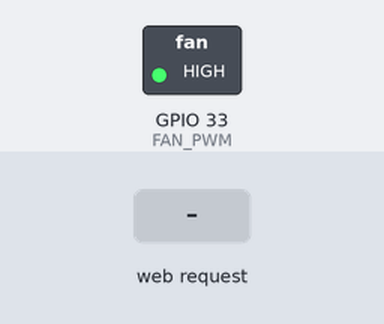
This sketch was run on a simulated ESP32. Parts: switched loads named in the sketch (green lamp = pin HIGH). The inputs (shaded band) are chosen by the test bench. What the sketch prints to the serial monitor is not drawn.

Above: at 1.2 s.
1.3 s: HTTP request GET /speed?value=1 received
At 2.5 s:
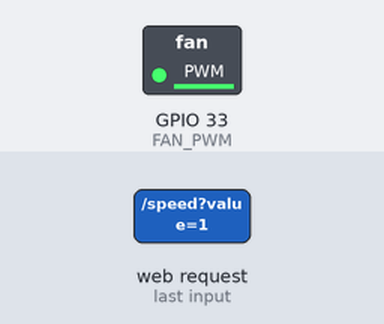
2.8 s: HTTP request GET /speed?value=120 received
At 3.8 s:
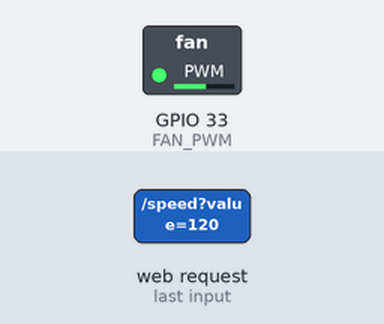
Timing chart, 0 to 5.8 s (numbered marks = the images above; inputs shaded):
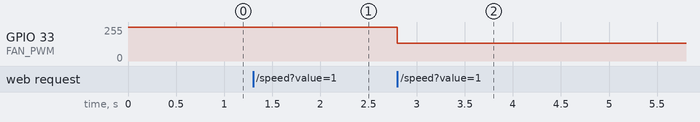

The sketch:

code.ino
```cpp
#include <WiFi.h>
#include <WebServer.h>

#define FAN_PWM 33

const char* ssid     = "SmartCoolingSystem";
const char* password = "12345678";

WebServer server(80);

int  fanSpeed  = 0;
bool ecoMode   = false;
bool fanRunning = false;
unsigned long fanStartTime = 0;
unsigned long totalRunTime = 0;

void updateRuntime() {
  if (fanSpeed > 0 && !fanRunning) {
    fanRunning    = true;
    fanStartTime  = millis();
  }
  if (fanSpeed == 0 && fanRunning) {
    fanRunning   = false;
    totalRunTime += millis() - fanStartTime;
  }
}

unsigned long getCurrentRuntime() {
  return fanRunning ? totalRunTime + (millis() - fanStartTime) : totalRunTime;
}

void applyFan() {
  updateRuntime();
  int actual = fanSpeed;
  if (ecoMode && actual > 180) actual = 180;
  ledcWrite(FAN_PWM, map(actual, 0, 255, 255, 0));
  Serial.printf("Speed: %d | Eco: %s\n", actual, ecoMode ? "ON" : "OFF");
}

void handleRoot() {
  const char* page = R"rawhtml(
<!DOCTYPE html>
<html lang="en" data-theme="light">
<head>
<meta charset="UTF-8">
<meta name="viewport" content="width=device-width,initial-scale=1">
<title>Smart Cooling System</title>
<link rel="preconnect" href="https://fonts.googleapis.com">
<link href="https://fonts.googleapis.com/css2?family=Share+Tech+Mono&family=Barlow:wght@300;400;500&display=swap" rel="stylesheet">
<style>
*{box-sizing:border-box;margin:0;padding:0}

html[data-theme="light"]{
  --bg:#dbeeff;
  --card:#fff;
  --border:#b8d8f5;
  --text:#1a2a3a;
  --text-muted:#8aaecc;
  --text-dim:#6a8faf;
  --text-dark:#2a4a6a;
  --accent:#1877c8;
  --accent-bg:#e8f3fd;
  --accent-text:#0c447c;
  --input-track:#c8def0;
  --preset-bg:#f0f7ff;
  --row-border:#e8f0f8;
  --blade:#378ADD;
  --hub:#185FA5;
  --svg-ring:#d0e8f8;
  --rpm-color:#a0bfd8;
  --eco-off-bg:#f0f5fa;
  --toggle-bg:#1877c8;
  --toggle-icon:"☀";
}
html[data-theme="dark"]{
  --bg:#0a0f1a;
  --card:#111827;
  --border:#1e3050;
  --text:#e0eaf8;
  --text-muted:#4a6a8a;
  --text-dim:#3a5a7a;
  --text-dark:#a0c0e0;
  --accent:#378ADD;
  --accent-bg:#0d1f35;
  --accent-text:#85B7EB;
  --input-track:#1e3050;
  --preset-bg:#0d1624;
  --row-border:#1a2a3a;
  --blade:#185FA5;
  --hub:#0C447C;
  --svg-ring:#1a2f4a;
  --rpm-color:#3a5a7a;
  --eco-off-bg:#0d1624;
  --toggle-bg:#253555;
  --toggle-icon:"☽";
}

body{font-family:'Barlow',sans-serif;background:var(--bg);color:var(--text);min-height:100vh;padding:20px 16px;transition:background .25s,color .25s}
.wrap{max-width:460px;margin:0 auto;display:grid;gap:14px}

.header{display:flex;align-items:center;justify-content:space-between;background:var(--card);border:0.5px solid var(--border);border-radius:12px;padding:14px 18px;transition:background .25s,border-color .25s}
.header h1{font-size:16px;font-weight:500;color:var(--text);letter-spacing:.02em}
.header p{font-size:11px;color:var(--text-dim);margin-top:2px;letter-spacing:.08em;text-transform:uppercase}
.header-right{display:flex;align-items:center;gap:10px}
.dot{width:8px;height:8px;border-radius:50%;background:var(--accent);display:inline-block;margin-right:6px;animation:pulse 2s infinite}
@keyframes pulse{0%,100%{opacity:1}50%{opacity:.35}}
.online{font-family:'Share Tech Mono',monospace;font-size:11px;color:var(--accent);display:flex;align-items:center}

.theme-btn{width:32px;height:32px;border-radius:50%;background:var(--toggle-bg);border:0.5px solid var(--border);cursor:pointer;font-size:14px;display:flex;align-items:center;justify-content:center;transition:all .2s;color:var(--text);flex-shrink:0}
.theme-btn:hover{border-color:var(--accent)}

.fan-section{background:var(--card);border:0.5px solid var(--border);border-radius:16px;display:flex;flex-direction:column;align-items:center;padding:20px 0 14px;transition:background .25s,border-color .25s}
.ring-wrap{position:relative;width:200px;height:200px}
.ring-wrap svg{width:100%;height:100%}
.blades-g{transform-origin:100px 100px}
.rpm-display{text-align:center;margin-top:10px}
.rpm-num{font-family:'Share Tech Mono',monospace;font-size:32px;color:var(--text)}
.rpm-sub{font-size:11px;color:var(--text-muted);letter-spacing:.12em;text-transform:uppercase;margin-top:3px}

.metrics{display:grid;grid-template-columns:repeat(3,1fr);gap:10px}
.met{background:var(--card);border:0.5px solid var(--border);border-radius:10px;padding:13px;transition:background .25s,border-color .25s}
.met-label{font-size:10px;letter-spacing:.08em;text-transform:uppercase;color:var(--text-muted);margin-bottom:5px}
.met-val{font-family:'Share Tech Mono',monospace;font-size:20px;color:var(--text)}
.met-val.blue{color:var(--accent)}
.met-val small{font-size:11px;color:var(--text-muted);margin-left:1px}

.ctrl{background:var(--card);border:0.5px solid var(--border);border-radius:14px;padding:18px;transition:background .25s,border-color .25s}
.ctrl-head{display:flex;align-items:center;justify-content:space-between;margin-bottom:14px}
.ctrl-title{font-size:11px;letter-spacing:.1em;text-transform:uppercase;color:var(--text-muted)}
.badge{font-family:'Share Tech Mono',monospace;font-size:12px;background:var(--accent-bg);border:0.5px solid var(--accent);border-radius:6px;padding:3px 10px;color:var(--accent)}
.eco-badge{font-family:'Share Tech Mono',monospace;font-size:11px;border-radius:6px;padding:3px 10px}
.eco-badge.on{background:var(--accent-bg);border:0.5px solid var(--accent);color:var(--accent)}
.eco-badge.off{background:var(--eco-off-bg);border:0.5px solid var(--border);color:var(--text-muted)}

input[type=range]{-webkit-appearance:none;appearance:none;width:100%;height:5px;border-radius:3px;outline:none;border:none;cursor:pointer;background:linear-gradient(to right,var(--accent) var(--p,0%),var(--input-track) var(--p,0%));transition:background .25s}
input[type=range]::-webkit-slider-thumb{-webkit-appearance:none;width:18px;height:18px;border-radius:50%;background:var(--card);border:2px solid var(--accent);cursor:pointer}
.ticks{display:flex;justify-content:space-between;margin-top:5px}
.tick{font-family:'Share Tech Mono',monospace;font-size:10px;color:var(--text-muted)}

.presets{display:grid;grid-template-columns:repeat(5,1fr);gap:7px;margin-top:14px}
.preset{background:var(--preset-bg);border:0.5px solid var(--border);border-radius:7px;padding:9px 4px;font-family:'Barlow',sans-serif;font-size:11px;color:var(--text-dim);cursor:pointer;text-align:center;transition:all .12s;letter-spacing:.04em}
.preset:hover{border-color:var(--accent);color:var(--accent)}
.preset.active{background:var(--accent-bg);border-color:var(--accent);color:var(--accent-text)}
.preset.danger{background:#1f0808;border-color:#7a2020;color:#e08080}
html[data-theme="light"] .preset.danger{background:#fff0f0;border-color:#e05555;color:#a32d2d}
.preset.danger:hover{border-color:#c0392b;color:#c0392b}

.dir-row{display:grid;grid-template-columns:1fr 1fr;gap:8px;margin-top:12px}
.dir{background:var(--preset-bg);border:0.5px solid var(--border);border-radius:8px;padding:11px;font-size:11px;letter-spacing:.06em;text-transform:uppercase;color:var(--text-dim);cursor:pointer;text-align:center;transition:all .12s}
.dir:hover{border-color:var(--accent);color:var(--accent)}
.dir.active{background:var(--accent-bg);border-color:var(--accent);color:var(--accent-text)}

.info-row{background:var(--card);border:0.5px solid var(--border);border-radius:10px;padding:12px 16px;transition:background .25s,border-color .25s}
.info-item{display:flex;justify-content:space-between;align-items:center;padding:5px 0;border-bottom:0.5px solid var(--row-border);font-size:12px}
.info-item:last-child{border-bottom:none}
.info-key{color:var(--text-muted);font-size:11px;letter-spacing:.05em}
.info-val{font-family:'Share Tech Mono',monospace;font-size:11px;color:var(--text-dark)}
</style>
</head>
<body>
<div class="wrap">

<div class="header">
  <div>
    <h1>Smart Cooling System</h1>
    <p>ESP32 &mdash; SoftAP Dashboard</p>
  </div>
  <div class="header-right">
    <div class="online"><span class="dot"></span>Online</div>
    <button class="theme-btn" id="theme-btn" onclick="toggleTheme()" title="Toggle dark/light mode">&#9790;</button>
  </div>
</div>

<div class="fan-section">
  <div class="ring-wrap">
    <svg viewBox="0 0 200 200" xmlns="http://www.w3.org/2000/svg">
      <circle cx="100" cy="100" r="90" fill="none" stroke="#d0e8f8" stroke-width="1" id="svg-ring"/>
      <circle cx="100" cy="100" r="90" fill="none" stroke="#1877c8" stroke-width="3"
        stroke-dasharray="565" id="arc" stroke-dashoffset="565"
        stroke-linecap="round" transform="rotate(-90 100 100)" style="transition:stroke-dashoffset .35s"/>
      <g id="blades" class="blades-g">
        <ellipse cx="100" cy="64" rx="15" ry="30" fill="#378ADD" opacity=".85" transform="rotate(0 100 100)" id="b1"/>
        <ellipse cx="100" cy="64" rx="15" ry="30" fill="#378ADD" opacity=".85" transform="rotate(90 100 100)" id="b2"/>
        <ellipse cx="100" cy="64" rx="15" ry="30" fill="#378ADD" opacity=".85" transform="rotate(180 100 100)" id="b3"/>
        <ellipse cx="100" cy="64" rx="15" ry="30" fill="#378ADD" opacity=".85" transform="rotate(270 100 100)" id="b4"/>
        <circle cx="100" cy="100" r="11" fill="#fff" stroke="#185FA5" stroke-width="1.5" id="hub"/>
      </g>
    </svg>
  </div>
  <div class="rpm-display">
    <div class="rpm-num" id="rpm-big">0 <span id="rpm-unit" style="font-size:15px;color:#a0bfd8">RPM</span></div>
    <div class="rpm-sub">estimated speed</div>
  </div>
</div>

<div class="metrics">
  <div class="met">
    <div class="met-label">Speed</div>
    <div class="met-val blue" id="m-spd">0<small>%</small></div>
  </div>
  <div class="met">
    <div class="met-label">PWM</div>
    <div class="met-val" id="m-pwm">255<small>/255</small></div>
  </div>
  <div class="met">
    <div class="met-label">Runtime</div>
    <div class="met-val" id="m-time" style="font-size:14px">00:00:00</div>
  </div>
</div>

<div class="ctrl">
  <div class="ctrl-head">
    <span class="ctrl-title">Speed control</span>
    <span class="badge" id="pct-badge">0%</span>
  </div>
  <input type="range" id="slider" min="0" max="255" value="0" step="1" oninput="onSlider(this.value)">
  <div class="ticks"><span class="tick">0</span><span class="tick">64</span><span class="tick">128</span><span class="tick">192</span><span class="tick">255</span></div>
  <div class="presets">
    <div class="preset active" onclick="setSpeed(0)">Off</div>
    <div class="preset" onclick="setSpeed(60)">Silent</div>
    <div class="preset" onclick="setSpeed(120)">Normal</div>
    <div class="preset" onclick="setSpeed(190)">High</div>
    <div class="preset danger" onclick="setSpeed(255)">Turbo</div>
  </div>
</div>

<div class="ctrl">
  <div class="ctrl-head">
    <span class="ctrl-title">Eco mode</span>
    <span class="eco-badge off" id="eco-badge">Off</span>
  </div>
  <div class="dir-row">
    <div class="dir active" id="eco-off" onclick="setEco(false)">&#9632; Normal</div>
    <div class="dir" id="eco-on" onclick="setEco(true)">&#9675; Eco (max 70%)</div>
  </div>
</div>

<div class="info-row">
  <div class="info-item"><span class="info-key">Device</span><span class="info-val">ESP32 SoftAP</span></div>
  <div class="info-item"><span class="info-key">Network</span><span class="info-val">SmartCoolingSystem</span></div>
  <div class="info-item"><span class="info-key">IP</span><span class="info-val">192.168.4.1</span></div>
  <div class="info-item"><span class="info-key">Firmware</span><span class="info-val">v2.0 — J. Robellon</span></div>
</div>

</div>
<script>
let angle=0, curSpeed=0, rafId;
const blades=document.getElementById('blades');
const arc=document.getElementById('arc');
const html=document.documentElement;

const LIGHT={arc:'#1877c8',blade:'#378ADD',ring:'#d0e8f8',hub:'#fff',hubStroke:'#185FA5',rpmUnit:'#a0bfd8'};
const DARK={arc:'#378ADD',blade:'#185FA5',ring:'#1a2f4a',hub:'#111827',hubStroke:'#0C447C',rpmUnit:'#3a5a7a'};

function applyThemeColors(t){
  const c=t==='dark'?DARK:LIGHT;
  arc.style.stroke=c.arc;
  document.getElementById('svg-ring').style.stroke=c.ring;
  ['b1','b2','b3','b4'].forEach(id=>document.getElementById(id).setAttribute('fill',c.blade));
  document.getElementById('hub').setAttribute('fill',c.hub);
  document.getElementById('hub').setAttribute('stroke',c.hubStroke);
  document.getElementById('rpm-unit').style.color=c.rpmUnit;
  document.getElementById('theme-btn').textContent=t==='dark'?'\u2600':'\u263D';
}

function toggleTheme(){
  const t=html.getAttribute('data-theme')==='dark'?'light':'dark';
  html.setAttribute('data-theme',t);
  localStorage.setItem('theme',t);
  applyThemeColors(t);
}

(function(){
  const saved=localStorage.getItem('theme')||(window.matchMedia('(prefers-color-scheme: dark)').matches?'dark':'light');
  html.setAttribute('data-theme',saved);
  applyThemeColors(saved);
})();

function updateUI(raw){
  curSpeed=raw;
  const pct=Math.round((raw/255)*100);
  const pwm=255-raw;
  const rpm=Math.round(raw*11.76);
  document.getElementById('m-spd').innerHTML=pct+'<small>%</small>';
  document.getElementById('m-pwm').innerHTML=pwm+'<small>/255</small>';
  document.getElementById('rpm-big').innerHTML=rpm+' <span id="rpm-unit" style="font-size:15px;color:'+(html.getAttribute('data-theme')==='dark'?'#3a5a7a':'#a0bfd8')+'">RPM</span>';
  document.getElementById('pct-badge').textContent=pct+'%';
  document.getElementById('slider').value=raw;
  document.getElementById('slider').style.setProperty('--p',pct+'%');
  arc.setAttribute('stroke-dashoffset',Math.round(565-(565*(raw/255))));
  document.querySelectorAll('.preset').forEach(b=>{
    const v=parseInt(b.getAttribute('onclick').match(/\d+/)?.[0]??'-1');
    b.classList.toggle('active',!b.classList.contains('danger')&&v===raw);
  });
}

function onSlider(v){updateUI(parseInt(v));fetch('/speed?value='+v);}
function setSpeed(v){updateUI(v);fetch('/speed?value='+v);}

function setEco(on){
  document.getElementById('eco-on').classList.toggle('active',on);
  document.getElementById('eco-off').classList.toggle('active',!on);
  const badge=document.getElementById('eco-badge');
  badge.textContent=on?'On':'Off';
  badge.className='eco-badge '+(on?'on':'off');
  fetch('/eco?value='+(on?1:0));
}

function pollRuntime(){
  fetch('/runtime').then(r=>r.text()).then(t=>{
    document.getElementById('m-time').textContent=t;
  });
}
setInterval(pollRuntime,1000);

function spin(){
  if(curSpeed>0) angle=(angle+curSpeed*0.035)%360;
  blades.style.transform='rotate('+angle+'deg)';
  rafId=requestAnimationFrame(spin);
}
rafId=requestAnimationFrame(spin);
updateUI(0);
</script>
</body>
</html>
)rawhtml";
  server.send(200, "text/html", page);
}

void handleSpeed() {
  if (server.hasArg("value")) {
    fanSpeed = constrain(server.arg("value").toInt(), 0, 255);
    applyFan();
  }
  server.send(200, "text/plain", "OK");
}

void handleEco() {
  if (server.hasArg("value")) {
    ecoMode = server.arg("value").toInt() == 1;
    applyFan();
  }
  server.send(200, "text/plain", "OK");
}

void handleRuntime() {
  updateRuntime();
  unsigned long s = getCurrentRuntime() / 1000;
  char buf[12];
  sprintf(buf, "%02lu:%02lu:%02lu", s/3600, (s%3600)/60, s%60);
  server.send(200, "text/plain", buf);
}

void setup() {
  Serial.begin(115200);
  ledcAttach(FAN_PWM, 25000, 8);
  ledcWrite(FAN_PWM, 255);

  WiFi.softAP(ssid, password);
  Serial.println("Started — connect to: SmartCoolingSystem / 12345678");
  Serial.println("Dashboard: http://192.168.4.1");

  server.on("/",        handleRoot);
  server.on("/speed",   handleSpeed);
  server.on("/eco",     handleEco);
  server.on("/runtime", handleRuntime);
  server.begin();
}

void loop() {
  server.handleClient();
}
```

Measured:
- after the input at 1.3 s, GPIO 33 (FAN_PWM): 255/255 → 253/255 at once
- after the input at 2.8 s, GPIO 33 (FAN_PWM): 253/255 → 134/255 at once
